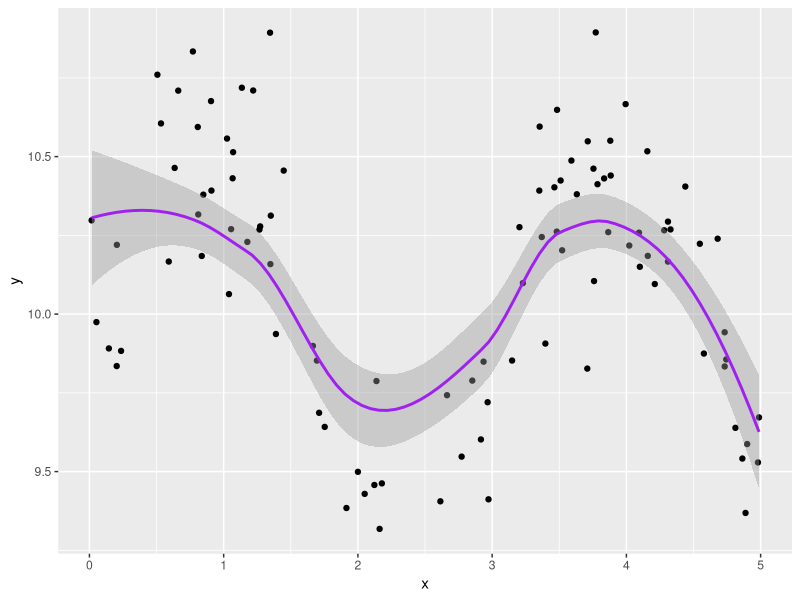

Source code (R):
# Ejemplo parecido al mostrado en el video #1 de Noam Roos

n <- 100
x <- runif(n=n, min=0, max=5)
ruido <- rnorm(n=n, mean=0, sd=0.2)
y <- 10 + sin(x) * cos(x) + ruido     # Crazy

datos <- data.frame(y, x)

# Diagrama de dispersion
library(ggplot2)

ggplot(datos, aes(x=x, y=y)) +
  geom_point() +
  geom_smooth(colour="purple")

# Ajustando GAM

library(mgcv)

mod <- gam(y ~ s(x, bs="tp", k=5), data=datos,
           family = gaussian(link = "identity"))

summary(mod)

coef(mod)

